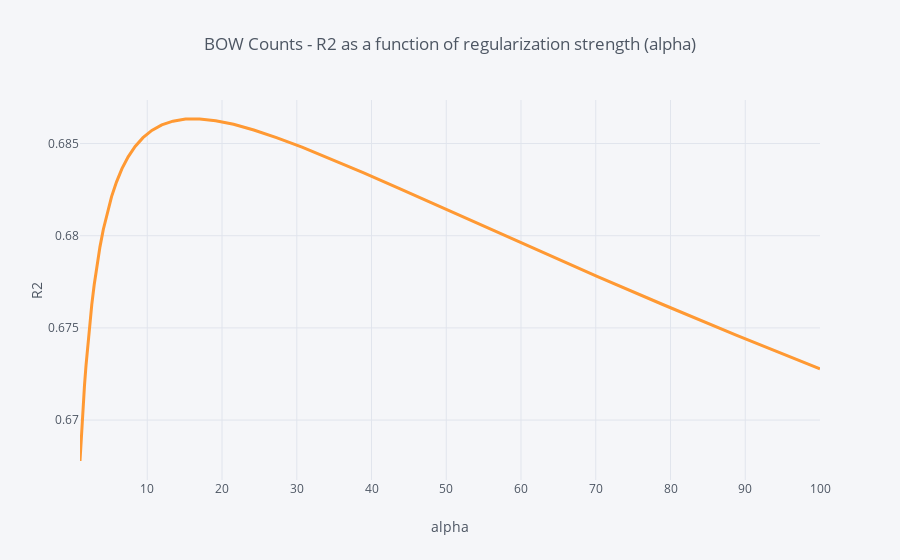

Notebook source saved alongside this figure:
### Code cell
cv_results_r2 = pd.DataFrame(r2_by_alpha, columns = ['alpha', 'R2'])
cv_results_r2.set_index('alpha').R2.iplot(title = 'BOW Counts - R2 as a function of regularization strength (alpha)', xTitle = 'alpha', yTitle = 'R2', width = 3, hline=(0,0))

### Figure 1 — Plotly figure (JSON) as saved in the notebook; plotly's stock layout.template omitted (floating-point values rounded to 4 significant figures)
{"data": [{"line": {"color": "rgba(255, 153, 51, 1.0)", "dash": "solid", "shape": "linear", "width": 3}, "mode": "lines", "name": "R2", "text": "", "type": "scatter", "x": [1, 1.125, 1.266, 1.425, 1.604, 1.805, 2.031, 2.285, 2.572, 2.894, 3.257, 3.665, 4.125, 4.642, 5.223, 5.878, 6.615, 7.444, 8.377, 9.427, 10.61, 11.94, 13.43, 15.12, 17.01, 19.14, 21.54, 24.24, 27.28, 30.7, 34.55, 38.88, 43.75, 49.24, 55.41, 62.36, 70.17, 78.97, 88.86, 100], "y": [0.6678, 0.6688, 0.6698, 0.6708, 0.6719, 0.673, 0.6741, 0.6752, 0.6762, 0.6773, 0.6784, 0.6794, 0.6804, 0.6813, 0.6821, 0.6829, 0.6836, 0.6843, 0.6848, 0.6853, 0.6857, 0.686, 0.6862, 0.6863, 0.6863, 0.6862, 0.686, 0.6857, 0.6853, 0.6848, 0.6842, 0.6834, 0.6825, 0.6816, 0.6804, 0.6792, 0.6778, 0.6763, 0.6746, 0.6728]}], "layout": {"autosize": true, "legend": {"bgcolor": "#F5F6F9", "font": {"color": "#4D5663"}}, "paper_bgcolor": "#F5F6F9", "plot_bgcolor": "#F5F6F9", "shapes": [{"line": {"color": "#db4052", "dash": "solid", "width": 1}, "type": "line", "x0": 0, "x1": 1, "xref": "paper", "y0": [0, 0], "y1": [0, 0], "yref": "y"}], "title": {"font": {"color": "#4D5663"}, "text": "BOW Counts - R2 as a function of regularization strength (alpha)"}, "xaxis": {"autorange": true, "gridcolor": "#E1E5ED", "range": [1, 100], "showgrid": true, "tickfont": {"color": "#4D5663"}, "title": {"font": {"color": "#4D5663"}, "text": "alpha"}, "type": "linear", "zerolinecolor": "#E1E5ED"}, "yaxis": {"autorange": true, "gridcolor": "#E1E5ED", "range": [0.6668, 0.6874], "showgrid": true, "tickfont": {"color": "#4D5663"}, "title": {"font": {"color": "#4D5663"}, "text": "R2"}, "type": "linear", "zerolinecolor": "#E1E5ED"}}}
